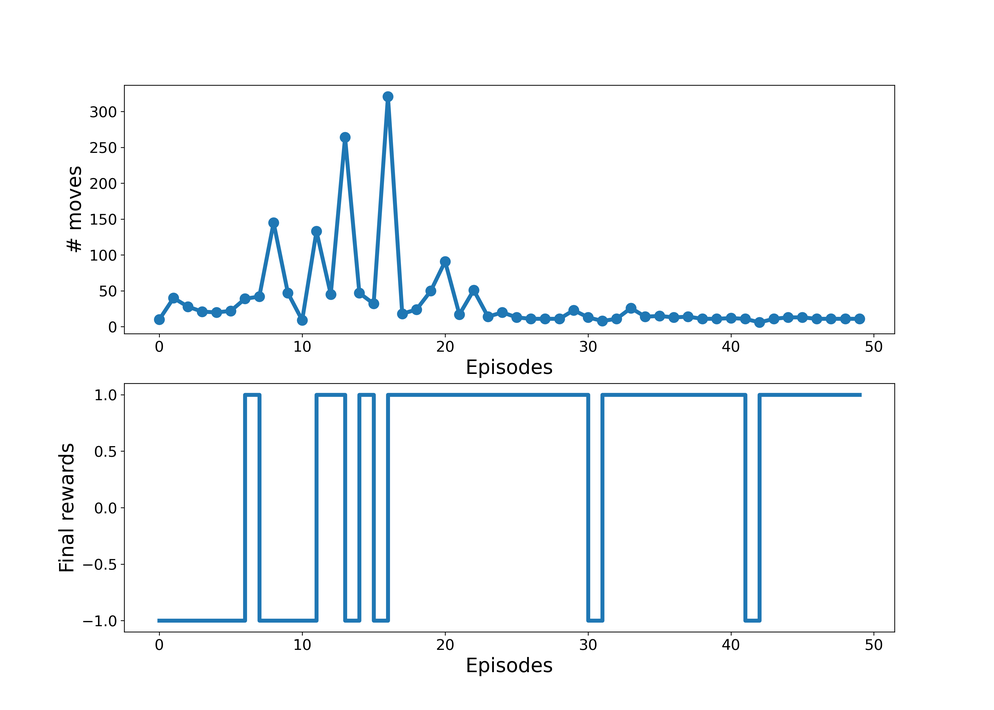
#> input picture python_ML/q-learning-history.png, 994 x 710 px, shrunk from 4200 x 3000 before the run, given in place of old_python.png, which was not available
$ jupyter execute '머신러닝딥러닝에필요한기초수학with파이썬(chapter7).ipynb'
#> lines starting #> are read from the running program, lines starting #| are printed output that depends on the picture; pictures that were not available may be replaced by others from this repository, and a replacement may not be noted
[cell 1]
import numpy as np
#행렬의 스칼라 합, 곱
A=np.array([[1, 2],[3, 4]])
B=np.array([[10, 20],[30, 40]])
A+B
3*B

[cell 2]
#행렬의 곱셈
A=np.array([[1, 2, 3],[4, 5, 6]])
B=np.array([[2, 1],[1, 2], [1, 1]])
np.dot(A, B)

[cell 3]
#전치
A=np.arange(1, 7).reshape(2, 3)
A
A.transpose(1, 0)
A.T

[cell 4]
#단위행렬
A=np.matrix([[2, 4], [4, 2]])
I=np.matrix(np.eye(2))
print(A*I)
print(I*A)

[cell 5]
#역행렬
A=np.matrix([[2, 1],[-6, 3]])
b=np.matrix([[3], [-27]])
A.I*b

[cell 6]
#대각행렬
D=np.matrix(np.eye(3)*np.array([2,1,4]))
D.I
D.I*D

[cell 7]
A=np.matrix([[2, 4], [4, 2]])
X=np.matrix([[0.7071, -0.7071], [0.7071, 0.7071]])
D=X.I*A*X
D

[cell 8]
from google.colab import files
uploaded = files.upload()
#> the answer given: q-learning-history.png

[cell 9]
#이미지의 다차원 배열
import numpy as np
import matplotlib.pyplot as plt

im=plt.imread("old_python.png")
#> im is the input picture: shape (710, 994, 4) float32; mean R, G, B, A 0.962, 0.973, 0.981, 1
im.shape

R=im[:,:,0]; G=im[:,:,1]; B=im[:,:,2]; A=im[:,:,3]
#> after `R = im[:, :, 0]`:
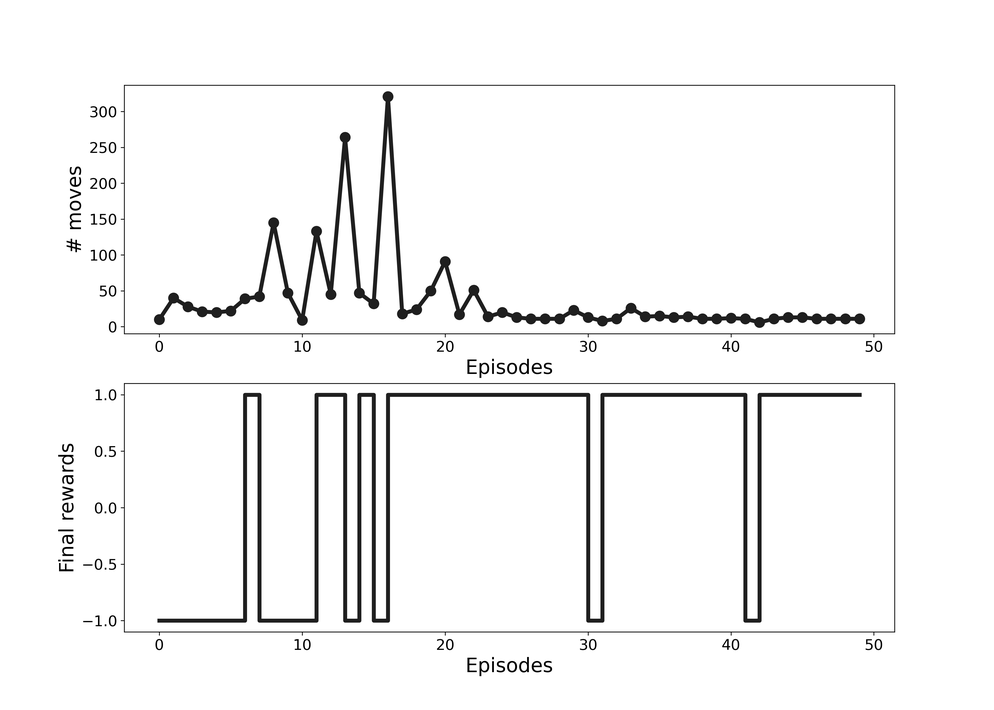
#> R: shape (710, 994) float32; min 0, max 1, mean 0.962
#> after `G = im[:, :, 1]`:
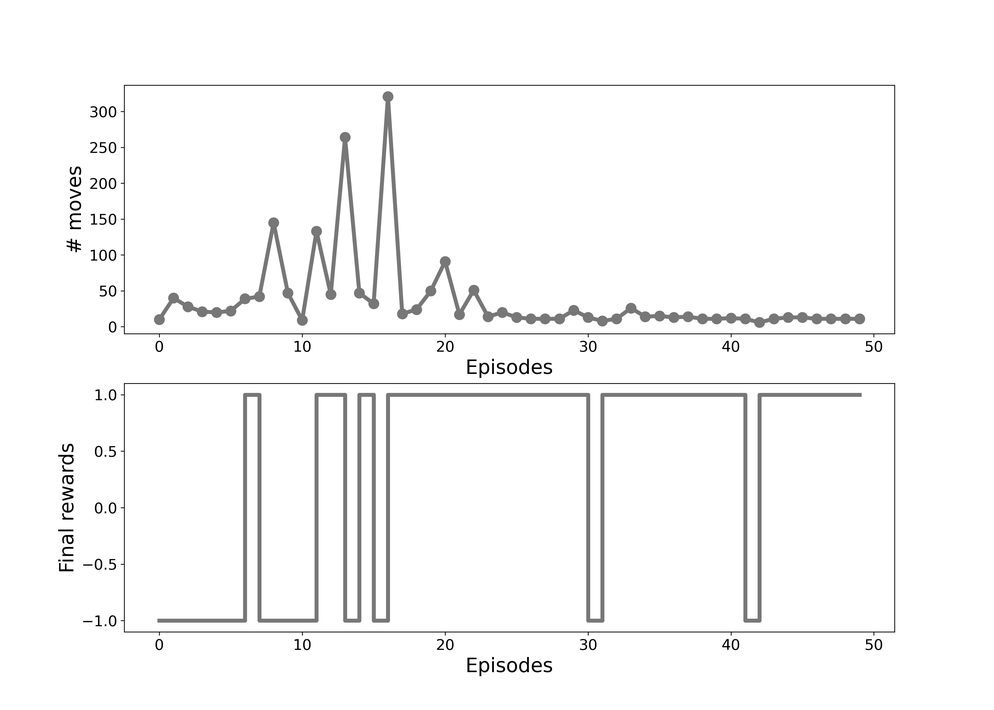
#> G: shape (710, 994) float32; min 0, max 1, mean 0.973
#> after `B = im[:, :, 2]`:
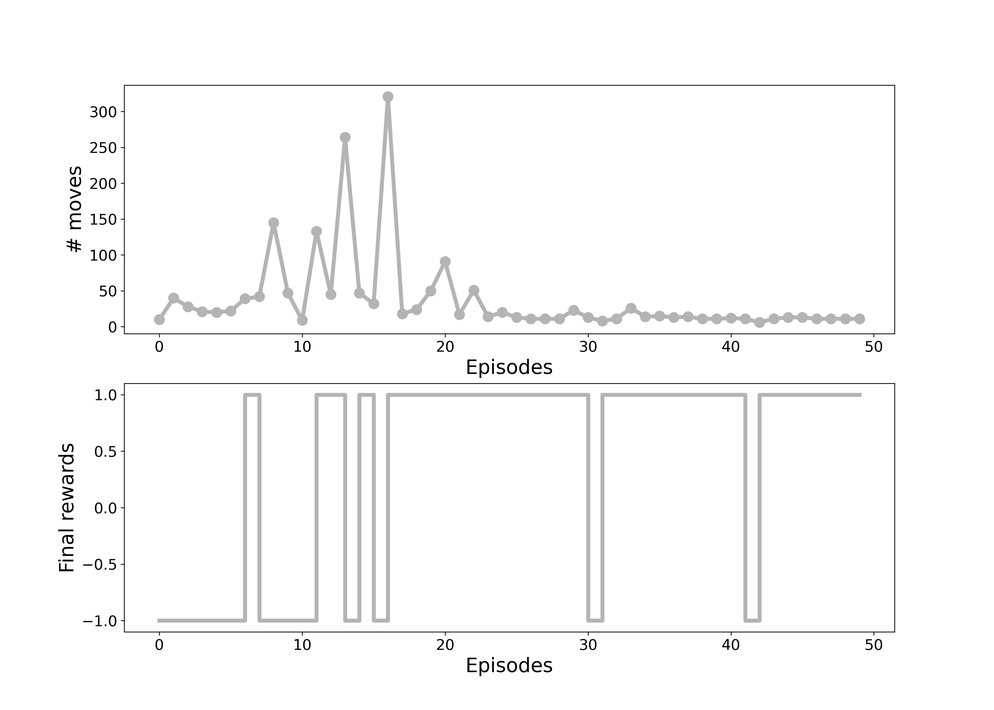
#> B: shape (710, 994) float32; min 0, max 1, mean 0.981
#> after `A = im[:, :, 3]`: A: shape (710, 994) float32; every value is 1

fig=plt.figure(figsize=(15, 7))
ax1=fig.add_subplot(1, 4, 1); ax2=fig.add_subplot(1, 4, 2)
ax3=fig.add_subplot(1, 4, 3); ax4=fig.add_subplot(1, 4, 4)

ax1.imshow(R); ax1.set_title("Red")
ax2.imshow(G); ax2.set_title("Green")
ax3.imshow(B); ax3.set_title("Blue")
ax4.imshow(A); ax4.set_title("Alpha")
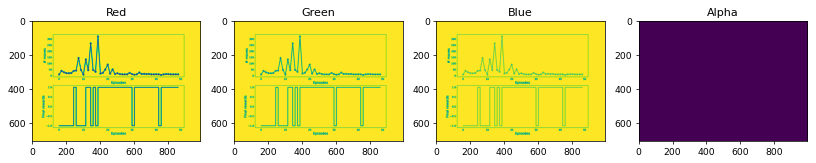
#> figure drawn by matplotlib, 4 panels

[cell 10]
docs=[
     'This is the first document',
     'This is the second document',
     'And the third one',
     'Is this the first document'
]

V=['<NULL>', 'and', 'document', 'first', 'is', 'one', 'second', 'the', 'third', 'this']

pre_docs=list(map(lambda x: x.lower().split(), docs))
print(pre_docs)

D=[[V.index(w) for w in doc] for doc in pre_docs]
print(D)

N=max([len(doc) for doc in pre_docs])
pre_docs=[doc + ['<NULL>']*(N-len(doc)) for doc in pre_docs]
pre_docs

D=[[V.index(w) for w in doc] for doc in pre_docs]
D=np.array(D)
D

[cell 11]
import numpy as np
A=np.array([1, 2, 3, 4])
A
B=np.array([[1, 2], [3, 4]])
B
A.shape
B.shape

[cell 12]
A.reshape(1, 4)
A.reshape(1, 4).shape

A.reshape(4, 1)
A.reshape(4, 1).shape

[cell 13]
A=np.arange(1, 13).reshape(2, 2, -1)
A

[cell 14]
np.random.seed(10)

A=np.random.randint(0, 9, 12).reshape(4, 3)
b=np.random.randint(0, 9, 3).reshape(3, 1)

C=np.dot(A, b)

C_=np.array([A[:, [j]]*b[j] for j in range(A.shape[1])])

C
C_.sum(axis=0)

[cell 15]
A=np.random.randint(0, 10, 12).reshape(4, 3)
x=np.random.randint(0, 10, 3)

m=x.shape[0]
y=[]
temp=0
for i in range(A.shape[0]):
  for j in range(m):
    temp += A[i, j]*x[j]
  y.append(temp)
  temp=0
y
